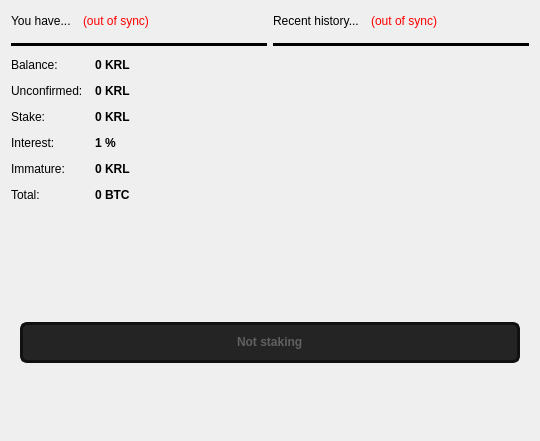
<?xml version="1.0" encoding="UTF-8"?>
<ui version="4.0">
 <class>OverviewPage</class>
 <widget class="QWidget" name="OverviewPage">
  <property name="geometry">
   <rect>
    <x>0</x>
    <y>0</y>
    <width>540</width>
    <height>441</height>
   </rect>
  </property>
  <property name="windowTitle">
   <string>Form</string>
  </property>
  <layout class="QVBoxLayout" name="verticalLayout_2">
   <item>
    <layout class="QHBoxLayout" name="horizontalLayout_3">
     <item>
      <widget class="QFrame" name="frame">
       <property name="frameShape">
        <enum>QFrame::NoFrame</enum>
       </property>
       <property name="frameShadow">
        <enum>QFrame::Plain</enum>
       </property>
       <property name="lineWidth">
        <number>0</number>
       </property>
       <layout class="QVBoxLayout" name="verticalLayout_4">
        <property name="spacing">
         <number>12</number>
        </property>
        <property name="margin">
         <number>0</number>
        </property>
        <item>
         <layout class="QHBoxLayout" name="horizontalLayout_4">
          <item>
           <widget class="QLabel" name="label_5">
            <property name="text">
             <string>You have...</string>
            </property>
            <property name="openExternalLinks">
             <bool>true</bool>
            </property>
           </widget>
          </item>
          <item>
           <widget class="QLabel" name="labelWalletStatus">
            <property name="mouseTracking">
             <bool>true</bool>
            </property>
            <property name="toolTip">
             <string>The displayed information may be out of date. Your wallet automatically synchronizes with the Krillcoin network after a connection is established, but this process has not completed yet.</string>
            </property>
            <property name="styleSheet">
             <string notr="true">QLabel { color: red; }</string>
            </property>
            <property name="text">
             <string notr="true">(out of sync)</string>
            </property>
            <property name="alignment">
             <set>Qt::AlignLeading|Qt::AlignLeft|Qt::AlignVCenter</set>
            </property>
            <property name="wordWrap">
             <bool>false</bool>
            </property>
            <property name="openExternalLinks">
             <bool>true</bool>
            </property>
           </widget>
          </item>
          <item>
           <spacer name="horizontalSpacer_2">
            <property name="orientation">
             <enum>Qt::Horizontal</enum>
            </property>
            <property name="sizeHint" stdset="0">
             <size>
              <width>40</width>
              <height>20</height>
             </size>
            </property>
           </spacer>
          </item>
         </layout>
        </item>
        <item>
         <widget class="Line" name="line">
          <property name="palette">
           <palette>
            <active>
             <colorrole role="WindowText">
              <brush brushstyle="SolidPattern">
               <color alpha="255">
                <red>0</red>
                <green>0</green>
                <blue>0</blue>
               </color>
              </brush>
             </colorrole>
             <colorrole role="Button">
              <brush brushstyle="SolidPattern">
               <color alpha="255">
                <red>0</red>
                <green>0</green>
                <blue>0</blue>
               </color>
              </brush>
             </colorrole>
             <colorrole role="Light">
              <brush brushstyle="SolidPattern">
               <color alpha="255">
                <red>0</red>
                <green>0</green>
                <blue>0</blue>
               </color>
              </brush>
             </colorrole>
             <colorrole role="Midlight">
              <brush brushstyle="SolidPattern">
               <color alpha="255">
                <red>0</red>
                <green>0</green>
                <blue>0</blue>
               </color>
              </brush>
             </colorrole>
             <colorrole role="Dark">
              <brush brushstyle="SolidPattern">
               <color alpha="255">
                <red>0</red>
                <green>0</green>
                <blue>0</blue>
               </color>
              </brush>
             </colorrole>
             <colorrole role="Mid">
              <brush brushstyle="SolidPattern">
               <color alpha="255">
                <red>0</red>
                <green>0</green>
                <blue>0</blue>
               </color>
              </brush>
             </colorrole>
             <colorrole role="Text">
              <brush brushstyle="SolidPattern">
               <color alpha="255">
                <red>255</red>
                <green>255</green>
                <blue>255</blue>
               </color>
              </brush>
             </colorrole>
             <colorrole role="BrightText">
              <brush brushstyle="SolidPattern">
               <color alpha="255">
                <red>255</red>
                <green>255</green>
                <blue>255</blue>
               </color>
              </brush>
             </colorrole>
             <colorrole role="ButtonText">
              <brush brushstyle="SolidPattern">
               <color alpha="255">
                <red>255</red>
                <green>255</green>
                <blue>255</blue>
               </color>
              </brush>
             </colorrole>
             <colorrole role="Base">
              <brush brushstyle="SolidPattern">
               <color alpha="255">
                <red>0</red>
                <green>0</green>
                <blue>0</blue>
               </color>
              </brush>
             </colorrole>
             <colorrole role="Window">
              <brush brushstyle="SolidPattern">
               <color alpha="255">
                <red>0</red>
                <green>0</green>
                <blue>0</blue>
               </color>
              </brush>
             </colorrole>
             <colorrole role="Shadow">
              <brush brushstyle="SolidPattern">
               <color alpha="255">
                <red>0</red>
                <green>0</green>
                <blue>0</blue>
               </color>
              </brush>
             </colorrole>
             <colorrole role="AlternateBase">
              <brush brushstyle="SolidPattern">
               <color alpha="255">
                <red>0</red>
                <green>0</green>
                <blue>0</blue>
               </color>
              </brush>
             </colorrole>
             <colorrole role="ToolTipBase">
              <brush brushstyle="SolidPattern">
               <color alpha="255">
                <red>255</red>
                <green>255</green>
                <blue>220</blue>
               </color>
              </brush>
             </colorrole>
             <colorrole role="ToolTipText">
              <brush brushstyle="SolidPattern">
               <color alpha="255">
                <red>0</red>
                <green>0</green>
                <blue>0</blue>
               </color>
              </brush>
             </colorrole>
            </active>
            <inactive>
             <colorrole role="WindowText">
              <brush brushstyle="SolidPattern">
               <color alpha="255">
                <red>0</red>
                <green>0</green>
                <blue>0</blue>
               </color>
              </brush>
             </colorrole>
             <colorrole role="Button">
              <brush brushstyle="SolidPattern">
               <color alpha="255">
                <red>0</red>
                <green>0</green>
                <blue>0</blue>
               </color>
              </brush>
             </colorrole>
             <colorrole role="Light">
              <brush brushstyle="SolidPattern">
               <color alpha="255">
                <red>0</red>
                <green>0</green>
                <blue>0</blue>
               </color>
              </brush>
             </colorrole>
             <colorrole role="Midlight">
              <brush brushstyle="SolidPattern">
               <color alpha="255">
                <red>0</red>
                <green>0</green>
                <blue>0</blue>
               </color>
              </brush>
             </colorrole>
             <colorrole role="Dark">
              <brush brushstyle="SolidPattern">
               <color alpha="255">
                <red>0</red>
                <green>0</green>
                <blue>0</blue>
               </color>
              </brush>
             </colorrole>
             <colorrole role="Mid">
              <brush brushstyle="SolidPattern">
               <color alpha="255">
                <red>0</red>
                <green>0</green>
                <blue>0</blue>
               </color>
              </brush>
             </colorrole>
             <colorrole role="Text">
              <brush brushstyle="SolidPattern">
               <color alpha="255">
                <red>255</red>
                <green>255</green>
                <blue>255</blue>
               </color>
              </brush>
             </colorrole>
             <colorrole role="BrightText">
              <brush brushstyle="SolidPattern">
               <color alpha="255">
                <red>255</red>
                <green>255</green>
                <blue>255</blue>
               </color>
              </brush>
             </colorrole>
             <colorrole role="ButtonText">
              <brush brushstyle="SolidPattern">
               <color alpha="255">
                <red>255</red>
                <green>255</green>
                <blue>255</blue>
               </color>
              </brush>
             </colorrole>
             <colorrole role="Base">
              <brush brushstyle="SolidPattern">
               <color alpha="255">
                <red>0</red>
                <green>0</green>
                <blue>0</blue>
               </color>
              </brush>
             </colorrole>
             <colorrole role="Window">
              <brush brushstyle="SolidPattern">
               <color alpha="255">
                <red>0</red>
                <green>0</green>
                <blue>0</blue>
               </color>
              </brush>
             </colorrole>
             <colorrole role="Shadow">
              <brush brushstyle="SolidPattern">
               <color alpha="255">
                <red>0</red>
                <green>0</green>
                <blue>0</blue>
               </color>
              </brush>
             </colorrole>
             <colorrole role="AlternateBase">
              <brush brushstyle="SolidPattern">
               <color alpha="255">
                <red>0</red>
                <green>0</green>
                <blue>0</blue>
               </color>
              </brush>
             </colorrole>
             <colorrole role="ToolTipBase">
              <brush brushstyle="SolidPattern">
               <color alpha="255">
                <red>255</red>
                <green>255</green>
                <blue>220</blue>
               </color>
              </brush>
             </colorrole>
             <colorrole role="ToolTipText">
              <brush brushstyle="SolidPattern">
               <color alpha="255">
                <red>0</red>
                <green>0</green>
                <blue>0</blue>
               </color>
              </brush>
             </colorrole>
            </inactive>
            <disabled>
             <colorrole role="WindowText">
              <brush brushstyle="SolidPattern">
               <color alpha="255">
                <red>0</red>
                <green>0</green>
                <blue>0</blue>
               </color>
              </brush>
             </colorrole>
             <colorrole role="Button">
              <brush brushstyle="SolidPattern">
               <color alpha="255">
                <red>0</red>
                <green>0</green>
                <blue>0</blue>
               </color>
              </brush>
             </colorrole>
             <colorrole role="Light">
              <brush brushstyle="SolidPattern">
               <color alpha="255">
                <red>0</red>
                <green>0</green>
                <blue>0</blue>
               </color>
              </brush>
             </colorrole>
             <colorrole role="Midlight">
              <brush brushstyle="SolidPattern">
               <color alpha="255">
                <red>0</red>
                <green>0</green>
                <blue>0</blue>
               </color>
              </brush>
             </colorrole>
             <colorrole role="Dark">
              <brush brushstyle="SolidPattern">
               <color alpha="255">
                <red>0</red>
                <green>0</green>
                <blue>0</blue>
               </color>
              </brush>
             </colorrole>
             <colorrole role="Mid">
              <brush brushstyle="SolidPattern">
               <color alpha="255">
                <red>0</red>
                <green>0</green>
                <blue>0</blue>
               </color>
              </brush>
             </colorrole>
             <colorrole role="Text">
              <brush brushstyle="SolidPattern">
               <color alpha="255">
                <red>0</red>
                <green>0</green>
                <blue>0</blue>
               </color>
              </brush>
             </colorrole>
             <colorrole role="BrightText">
              <brush brushstyle="SolidPattern">
               <color alpha="255">
                <red>255</red>
                <green>255</green>
                <blue>255</blue>
               </color>
              </brush>
             </colorrole>
             <colorrole role="ButtonText">
              <brush brushstyle="SolidPattern">
               <color alpha="255">
                <red>0</red>
                <green>0</green>
                <blue>0</blue>
               </color>
              </brush>
             </colorrole>
             <colorrole role="Base">
              <brush brushstyle="SolidPattern">
               <color alpha="255">
                <red>0</red>
                <green>0</green>
                <blue>0</blue>
               </color>
              </brush>
             </colorrole>
             <colorrole role="Window">
              <brush brushstyle="SolidPattern">
               <color alpha="255">
                <red>0</red>
                <green>0</green>
                <blue>0</blue>
               </color>
              </brush>
             </colorrole>
             <colorrole role="Shadow">
              <brush brushstyle="SolidPattern">
               <color alpha="255">
                <red>0</red>
                <green>0</green>
                <blue>0</blue>
               </color>
              </brush>
             </colorrole>
             <colorrole role="AlternateBase">
              <brush brushstyle="SolidPattern">
               <color alpha="255">
                <red>0</red>
                <green>0</green>
                <blue>0</blue>
               </color>
              </brush>
             </colorrole>
             <colorrole role="ToolTipBase">
              <brush brushstyle="SolidPattern">
               <color alpha="255">
                <red>255</red>
                <green>255</green>
                <blue>220</blue>
               </color>
              </brush>
             </colorrole>
             <colorrole role="ToolTipText">
              <brush brushstyle="SolidPattern">
               <color alpha="255">
                <red>0</red>
                <green>0</green>
                <blue>0</blue>
               </color>
              </brush>
             </colorrole>
            </disabled>
           </palette>
          </property>
          <property name="frameShadow">
           <enum>QFrame::Plain</enum>
          </property>
          <property name="lineWidth">
           <number>20</number>
          </property>
          <property name="midLineWidth">
           <number>20</number>
          </property>
          <property name="orientation">
           <enum>Qt::Horizontal</enum>
          </property>
         </widget>
        </item>
        <item>
         <layout class="QFormLayout" name="formLayout_2">
          <property name="fieldGrowthPolicy">
           <enum>QFormLayout::AllNonFixedFieldsGrow</enum>
          </property>
          <property name="horizontalSpacing">
           <number>12</number>
          </property>
          <property name="verticalSpacing">
           <number>12</number>
          </property>
          <item row="0" column="0">
           <widget class="QLabel" name="label">
            <property name="text">
             <string>Balance:</string>
            </property>
            <property name="openExternalLinks">
             <bool>true</bool>
            </property>
           </widget>
          </item>
          <item row="0" column="1">
           <widget class="QLabel" name="labelBalance">
            <property name="font">
             <font>
              <weight>75</weight>
              <bold>true</bold>
             </font>
            </property>
            <property name="cursor">
             <cursorShape>IBeamCursor</cursorShape>
            </property>
            <property name="toolTip">
             <string>Your current spendable balance</string>
            </property>
            <property name="text">
             <string notr="true">0 KRL</string>
            </property>
            <property name="textInteractionFlags">
             <set>Qt::LinksAccessibleByMouse|Qt::TextSelectableByKeyboard|Qt::TextSelectableByMouse</set>
            </property>
           </widget>
          </item>
          <item row="1" column="0">
           <widget class="QLabel" name="label_3">
            <property name="text">
             <string>Unconfirmed:</string>
            </property>
            <property name="openExternalLinks">
             <bool>true</bool>
            </property>
           </widget>
          </item>
          <item row="1" column="1">
           <widget class="QLabel" name="labelUnconfirmed">
            <property name="font">
             <font>
              <weight>75</weight>
              <bold>true</bold>
             </font>
            </property>
            <property name="cursor">
             <cursorShape>IBeamCursor</cursorShape>
            </property>
            <property name="toolTip">
             <string>Total of transactions that have yet to be confirmed, and do not yet count toward the current balance</string>
            </property>
            <property name="text">
             <string notr="true">0 KRL</string>
            </property>
            <property name="textInteractionFlags">
             <set>Qt::LinksAccessibleByMouse|Qt::TextSelectableByKeyboard|Qt::TextSelectableByMouse</set>
            </property>
           </widget>
          </item>
          <item row="2" column="0">
           <widget class="QLabel" name="label_6">
            <property name="styleSheet">
             <string notr="true"/>
            </property>
            <property name="text">
             <string>Stake:</string>
            </property>
            <property name="openExternalLinks">
             <bool>true</bool>
            </property>
           </widget>
          </item>
          <item row="2" column="1">
           <widget class="QLabel" name="labelStake">
            <property name="font">
             <font>
              <weight>75</weight>
              <bold>true</bold>
             </font>
            </property>
            <property name="cursor">
             <cursorShape>IBeamCursor</cursorShape>
            </property>
            <property name="toolTip">
             <string>Total of coins that was staked, and do not yet count toward the current balance</string>
            </property>
            <property name="styleSheet">
             <string notr="true"/>
            </property>
            <property name="text">
             <string notr="true">0 KRL</string>
            </property>
            <property name="textInteractionFlags">
             <set>Qt::LinksAccessibleByMouse|Qt::TextSelectableByKeyboard|Qt::TextSelectableByMouse</set>
            </property>
           </widget>
          </item>
          <item row="3" column="0">
           <widget class="QLabel" name="interestLabel">
            <property name="styleSheet">
             <string notr="true"/>
            </property>
            <property name="text">
             <string>Interest:</string>
            </property>
            <property name="openExternalLinks">
             <bool>true</bool>
            </property>
           </widget>
          </item>
          <item row="3" column="1">
           <widget class="QLabel" name="interestValueLabel">
            <property name="font">
             <font>
              <weight>75</weight>
              <bold>true</bold>
             </font>
            </property>
            <property name="cursor">
             <cursorShape>IBeamCursor</cursorShape>
            </property>
            <property name="toolTip">
             <string>The current yearly stake interest. Increases as more people stake on the network. Updates about every 30 seconds.</string>
            </property>
            <property name="styleSheet">
             <string notr="true"/>
            </property>
            <property name="text">
             <string>1 %</string>
            </property>
           </widget>
          </item>
          <item row="4" column="0">
           <widget class="QLabel" name="labelImmatureText">
            <property name="text">
             <string>Immature:</string>
            </property>
            <property name="openExternalLinks">
             <bool>true</bool>
            </property>
           </widget>
          </item>
          <item row="4" column="1">
           <widget class="QLabel" name="labelImmature">
            <property name="font">
             <font>
              <weight>75</weight>
              <bold>true</bold>
             </font>
            </property>
            <property name="toolTip">
             <string>Mined balance that has not yet matured</string>
            </property>
            <property name="text">
             <string notr="true">0 KRL</string>
            </property>
            <property name="textInteractionFlags">
             <set>Qt::LinksAccessibleByMouse|Qt::TextSelectableByKeyboard|Qt::TextSelectableByMouse</set>
            </property>
           </widget>
          </item>
          <item row="5" column="0">
           <widget class="QLabel" name="labelTotalText">
            <property name="text">
             <string>Total:</string>
            </property>
            <property name="openExternalLinks">
             <bool>true</bool>
            </property>
           </widget>
          </item>
          <item row="5" column="1">
           <widget class="QLabel" name="labelTotal">
            <property name="font">
             <font>
              <weight>75</weight>
              <bold>true</bold>
             </font>
            </property>
            <property name="cursor">
             <cursorShape>IBeamCursor</cursorShape>
            </property>
            <property name="toolTip">
             <string>Your current total balance</string>
            </property>
            <property name="text">
             <string notr="true">0 BTC</string>
            </property>
            <property name="textInteractionFlags">
             <set>Qt::LinksAccessibleByMouse|Qt::TextSelectableByKeyboard|Qt::TextSelectableByMouse</set>
            </property>
           </widget>
          </item>
         </layout>
        </item>
        <item>
         <spacer name="verticalSpacer_3">
          <property name="orientation">
           <enum>Qt::Vertical</enum>
          </property>
          <property name="sizeHint" stdset="0">
           <size>
            <width>20</width>
            <height>40</height>
           </size>
          </property>
         </spacer>
        </item>
       </layout>
      </widget>
     </item>
     <item>
      <widget class="QFrame" name="frame_2">
       <property name="frameShape">
        <enum>QFrame::NoFrame</enum>
       </property>
       <property name="frameShadow">
        <enum>QFrame::Plain</enum>
       </property>
       <property name="lineWidth">
        <number>0</number>
       </property>
       <layout class="QVBoxLayout" name="verticalLayout">
        <property name="spacing">
         <number>12</number>
        </property>
        <property name="margin">
         <number>0</number>
        </property>
        <item>
         <layout class="QHBoxLayout" name="horizontalLayout_2">
          <item>
           <widget class="QLabel" name="label_4">
            <property name="text">
             <string>Recent history...</string>
            </property>
            <property name="openExternalLinks">
             <bool>true</bool>
            </property>
           </widget>
          </item>
          <item>
           <widget class="QLabel" name="labelTransactionsStatus">
            <property name="mouseTracking">
             <bool>true</bool>
            </property>
            <property name="toolTip">
             <string>The displayed information may be out of date. Your wallet automatically synchronizes with the Krillcoin network after a connection is established, but this process has not completed yet.</string>
            </property>
            <property name="styleSheet">
             <string notr="true">QLabel { color: red; }</string>
            </property>
            <property name="text">
             <string notr="true">(out of sync)</string>
            </property>
            <property name="alignment">
             <set>Qt::AlignRight|Qt::AlignTrailing|Qt::AlignVCenter</set>
            </property>
            <property name="openExternalLinks">
             <bool>true</bool>
            </property>
           </widget>
          </item>
          <item>
           <spacer name="horizontalSpacer">
            <property name="orientation">
             <enum>Qt::Horizontal</enum>
            </property>
            <property name="sizeHint" stdset="0">
             <size>
              <width>40</width>
              <height>20</height>
             </size>
            </property>
           </spacer>
          </item>
         </layout>
        </item>
        <item>
         <widget class="Line" name="line_2">
          <property name="palette">
           <palette>
            <active>
             <colorrole role="WindowText">
              <brush brushstyle="SolidPattern">
               <color alpha="255">
                <red>0</red>
                <green>0</green>
                <blue>0</blue>
               </color>
              </brush>
             </colorrole>
            </active>
            <inactive>
             <colorrole role="WindowText">
              <brush brushstyle="SolidPattern">
               <color alpha="255">
                <red>0</red>
                <green>0</green>
                <blue>0</blue>
               </color>
              </brush>
             </colorrole>
            </inactive>
            <disabled>
             <colorrole role="WindowText">
              <brush brushstyle="SolidPattern">
               <color alpha="255">
                <red>143</red>
                <green>146</green>
                <blue>147</blue>
               </color>
              </brush>
             </colorrole>
            </disabled>
           </palette>
          </property>
          <property name="frameShadow">
           <enum>QFrame::Plain</enum>
          </property>
          <property name="lineWidth">
           <number>20</number>
          </property>
          <property name="midLineWidth">
           <number>20</number>
          </property>
          <property name="orientation">
           <enum>Qt::Horizontal</enum>
          </property>
         </widget>
        </item>
        <item>
         <widget class="QListView" name="listTransactions">
          <property name="styleSheet">
           <string notr="true">QListView { background: transparent; }</string>
          </property>
          <property name="frameShape">
           <enum>QFrame::NoFrame</enum>
          </property>
          <property name="verticalScrollBarPolicy">
           <enum>Qt::ScrollBarAlwaysOff</enum>
          </property>
          <property name="horizontalScrollBarPolicy">
           <enum>Qt::ScrollBarAlwaysOff</enum>
          </property>
          <property name="selectionMode">
           <enum>QAbstractItemView::NoSelection</enum>
          </property>
         </widget>
        </item>
        <item>
         <spacer name="verticalSpacer">
          <property name="orientation">
           <enum>Qt::Vertical</enum>
          </property>
          <property name="sizeHint" stdset="0">
           <size>
            <width>20</width>
            <height>64</height>
           </size>
          </property>
         </spacer>
        </item>
       </layout>
      </widget>
     </item>
    </layout>
   </item>
   <item>
    <widget class="QFrame" name="frame_3">
     <property name="frameShape">
      <enum>QFrame::NoFrame</enum>
     </property>
     <property name="frameShadow">
      <enum>QFrame::Plain</enum>
     </property>
     <property name="lineWidth">
      <number>0</number>
     </property>
     <layout class="QVBoxLayout" name="verticalLayout_3">
      <item>
       <widget class="QProgressBar" name="strengthBar">
        <property name="font">
         <font>
          <weight>75</weight>
          <bold>true</bold>
         </font>
        </property>
        <property name="toolTip">
         <string>Proof of Splash - what proportion of the total network weight belongs to you.</string>
        </property>
        <property name="statusTip">
         <string/>
        </property>
        <property name="styleSheet">
         <string notr="true">
QProgressBar {
     border: 3px solid #111111;
     border-radius: 7px;
  	background-color: #242424;
	text-align: center;
	color: rgb(96, 96, 96);
	height: 35px;
 }

 QProgressBar::chunk {
	background: rgba(233, 208, 4, 255);
     width: 20px;
 }</string>
        </property>
        <property name="value">
         <number>0</number>
        </property>
        <property name="invertedAppearance">
         <bool>false</bool>
        </property>
        <property name="format">
         <string>Not staking</string>
        </property>
       </widget>
      </item>
     </layout>
    </widget>
   </item>
   <item>
    <spacer name="verticalSpacer_2">
     <property name="orientation">
      <enum>Qt::Vertical</enum>
     </property>
     <property name="sizeHint" stdset="0">
      <size>
       <width>20</width>
       <height>64</height>
      </size>
     </property>
    </spacer>
   </item>
  </layout>
 </widget>
 <resources/>
 <connections/>
</ui>
